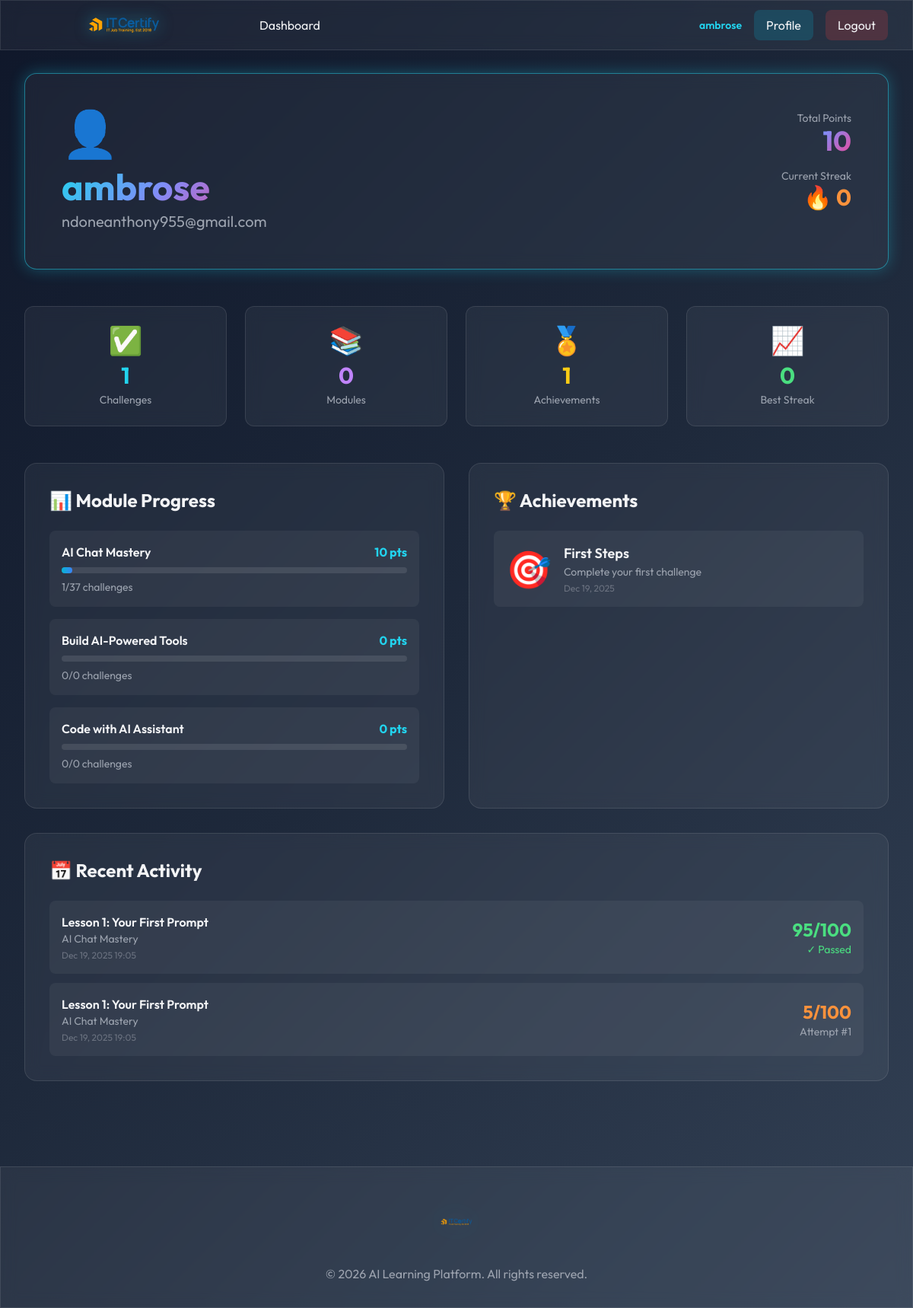
Screenshot of /profile/ (signed in) with the database file from the repository.
### learning/models.py (models this page shows, shortened)
class Leaderboard(models.Model):
    user = models.OneToOneField(User, on_delete=models.CASCADE, related_name='leaderboard')
    total_points = models.IntegerField(default=0)
    challenges_completed = models.IntegerField(default=0)
    modules_completed = models.IntegerField(default=0)
    current_streak = models.IntegerField(default=0)
    longest_streak = models.IntegerField(default=0)
    last_activity_date = models.DateField(default=timezone.now)
    class Meta:
        ordering = ['-total_points', '-challenges_completed']

class UserProgress(models.Model):
    user = models.ForeignKey(User, on_delete=models.CASCADE, related_name='progress')
    module = models.ForeignKey(Module, on_delete=models.CASCADE)
    challenges_completed = models.IntegerField(default=0)
    total_points = models.IntegerField(default=0)
    started_at = models.DateTimeField(auto_now_add=True)
    last_activity = models.DateTimeField(auto_now=True)
    completed = models.BooleanField(default=False)
    class Meta:
        unique_together = ['user', 'module']

class Module(models.Model):
    MODULE_TYPES = [
        ('chat', 'AI Chat Mastery'),
        ('builder', 'Build AI-Powered Tools'),
        ('coding', 'Code with AI Assistant'),
        ('data', 'AI + Data Magic'),
    ]
    title = models.CharField(max_length=200)
    description = models.TextField()
    module_type = models.CharField(max_length=20, choices=MODULE_TYPES)
    order = models.IntegerField(default=0)
    duration_hours = models.IntegerField(default=15)
    icon = models.CharField(max_length=50, default='🎯')
    is_active = models.BooleanField(default=True)
    prerequisite = models.ForeignKey('self', on_delete=models.SET_NULL, null=True, blank=True, related_name='unlocks')
    created_at = models.DateTimeField(auto_now_add=True)
    class Meta:
        ordering = ['order']

class UserAchievement(models.Model):
    user = models.ForeignKey(User, on_delete=models.CASCADE, related_name='achievements')
    achievement = models.ForeignKey(Achievement, on_delete=models.CASCADE)
    earned_at = models.DateTimeField(auto_now_add=True)
    class Meta:
        unique_together = ['user', 'achievement']

class Achievement(models.Model):
    ACHIEVEMENT_TYPES = [
        ('first_challenge', 'First Challenge'),
        ('module_complete', 'Module Complete'),
        ('speed_demon', 'Speed Demon'),
        ('perfectionist', 'Perfectionist'),
        ('explorer', 'Explorer'),
        ('master', 'Master'),
    ]
    name = models.CharField(max_length=100)
    description = models.TextField()
    achievement_type = models.CharField(max_length=50, choices=ACHIEVEMENT_TYPES)
    icon = models.CharField(max_length=50, default='🏆')
    points_required = models.IntegerField(default=0)

class ChallengeAttempt(models.Model):
    user = models.ForeignKey(User, on_delete=models.CASCADE, related_name='attempts')
    challenge = models.ForeignKey(Challenge, on_delete=models.CASCADE, related_name='attempts')
    user_prompt = models.TextField()
    ai_response = models.TextField()
    score = models.IntegerField(default=0)
    feedback = models.TextField(blank=True)
    passed = models.BooleanField(default=False)
    attempt_number = models.IntegerField(default=1)
    time_spent_seconds = models.IntegerField(default=0)
    created_at = models.DateTimeField(auto_now_add=True)
    class Meta:
        ordering = ['-created_at']

class Challenge(models.Model):
    DIFFICULTY_LEVELS = [
        ('beginner', 'Beginner'),
        ('intermediate', 'Intermediate'),
        ('advanced', 'Advanced'),
    ]
    module = models.ForeignKey(Module, on_delete=models.CASCADE, related_name='challenges')
    title = models.CharField(max_length=200)
    description = models.TextField()
    difficulty = models.CharField(max_length=20, choices=DIFFICULTY_LEVELS, default='beginner')
    order = models.IntegerField(default=0)
    points = models.IntegerField(default=10)
    prerequisite_challenge = models.ForeignKey('self', on_delete=models.SET_NULL, null=True, blank=True, related_name='unlocks')
    instructions = models.TextField()
    example_prompt = models.TextField(blank=True)
    expected_output = models.TextField(blank=True)
    evaluation_criteria = models.JSONField(default=dict)
    is_active = models.BooleanField(default=True)
    created_at = models.DateTimeField(auto_now_add=True)
    class Meta:
        ordering = ['module', 'order']

### learning/views.py (the view)
# urls.py: path('profile/', views.profile, name='profile'),
@login_required
def profile(request):
    leaderboard = Leaderboard.objects.get(user=request.user)
    achievements = UserAchievement.objects.filter(user=request.user).order_by('-earned_at')
    module_progress = UserProgress.objects.filter(user=request.user)
    recent_attempts = ChallengeAttempt.objects.filter(
        user=request.user
    ).order_by('-created_at')[:10]
    context = {
        'leaderboard': leaderboard,
        'achievements': achievements,
        'module_progress': module_progress,
        'recent_attempts': recent_attempts,
    }
    return render(request, 'profile.html', context)

### templates/profile.html (shortened to what this page needs)
{% extends 'base.html' %}
{% block content %}
<div class="max-w-7xl mx-auto px-4 sm:px-6 lg:px-8">
    <div class="mb-12">
        <div class="glass-effect rounded-2xl p-12 neon-border">
            <div class="flex items-start justify-between">
                <div>
                    <div class="text-6xl mb-4">👤</div>
                    <h1 class="text-5xl font-bold mb-2 gradient-text">{{ user.username }}</h1>
                    <p class="text-xl text-gray-400">{{ user.email }}</p>
                </div>
                <div class="text-right space-y-4">
                    <div>
                        <div class="text-sm text-gray-400">Total Points</div>
                        <div class="text-4xl font-bold gradient-text">{{ leaderboard.total_points }}</div>
                    </div>
                    <div>
                        <div class="text-sm text-gray-400">Current Streak</div>
                        <div class="text-3xl font-bold text-orange-400">🔥 {{ leaderboard.current_streak }}</div>
                    </div>
                </div>
            </div>
        </div>
    </div>
    <div class="grid md:grid-cols-4 gap-6 mb-12">
        <div class="glass-effect rounded-xl p-6 text-center hover-lift">
            <div class="text-4xl mb-2">✅</div>
            <div class="text-3xl font-bold text-cyan-400 mb-1">{{ leaderboard.challenges_completed }}</div>
            <div class="text-sm text-gray-400">Challenges</div>
        </div>
        <div class="glass-effect rounded-xl p-6 text-center hover-lift">
            <div class="text-4xl mb-2">📚</div>
            <div class="text-3xl font-bold text-purple-400 mb-1">{{ leaderboard.modules_completed }}</div>
            <div class="text-sm text-gray-400">Modules</div>
        </div>
        <div class="glass-effect rounded-xl p-6 text-center hover-lift">
            <div class="text-4xl mb-2">🏅</div>
            <div class="text-3xl font-bold text-yellow-400 mb-1">{{ achievements.count }}</div>
            <div class="text-sm text-gray-400">Achievements</div>
        </div>
        <div class="glass-effect rounded-xl p-6 text-center hover-lift">
            <div class="text-4xl mb-2">📈</div>
            <div class="text-3xl font-bold text-green-400 mb-1">{{ leaderboard.longest_streak }}</div>
            <div class="text-sm text-gray-400">Best Streak</div>
        </div>
    </div>
    <div class="grid md:grid-cols-2 gap-8">
        <div class="glass-effect rounded-2xl p-8">
            <h2 class="text-2xl font-bold mb-6">📊 Module Progress</h2>
            {% if module_progress %}
                <div class="space-y-4">
                    {% for progress in module_progress %}
                    <div class="p-4 bg-white/5 rounded-lg">
                        <div class="flex items-center justify-between mb-2">
                            <div class="font-semibold">{{ progress.module.title }}</div>
                            <div class="text-cyan-400 font-bold">{{ progress.total_points }} pts</div>
                        </div>
                        <div class="w-full bg-white/10 rounded-full h-2 mb-2">
                            {% widthratio progress.challenges_completed progress.module.challenges.count 100 as prog %}
                            <div class="bg-gradient-to-r from-cyan-500 to-blue-500 h-2 rounded-full" style="width: {{ prog }}%"></div>
                        </div>
                        <div class="text-sm text-gray-400">
                            {{ progress.challenges_completed }}/{{ progress.module.challenges.count }} challenges
                        </div>
                    </div>
                    {% endfor %}
                </div>
            {% else %}
                <p class="text-center text-gray-400 py-8">Start a module to see your progress</p>
            {% endif %}
        </div>
        <div class="glass-effect rounded-2xl p-8">
            <h2 class="text-2xl font-bold mb-6">🏆 Achievements</h2>
            {% if achievements %}
                <div class="space-y-4">
                    {% for ua in achievements %}
                    <div class="flex items-center space-x-4 p-4 bg-white/5 rounded-lg hover:bg-white/10 transition">
                        <span class="text-5xl">{{ ua.achievement.icon }}</span>
                        <div class="flex-1">
                            <div class="font-semibold text-lg">{{ ua.achievement.name }}</div>
                            <div class="text-sm text-gray-400">{{ ua.achievement.description }}</div>
                            <div class="text-xs text-gray-500 mt-1">{{ ua.earned_at|date:"M d, Y" }}</div>
                        </div>
                    </div>
                    {% endfor %}
                </div>
            {% else %}
                <p class="text-center text-gray-400 py-8">Complete challenges to earn achievements!</p>
            {% endif %}
        </div>
    </div>
    <div class="mt-8 glass-effect rounded-2xl p-8">
        <h2 class="text-2xl font-bold mb-6">📅 Recent Activity</h2>
        {% if recent_attempts %}
            <div class="space-y-3">
                {% for attempt in recent_attempts %}
                <div class="flex items-center justify-between p-4 bg-white/5 rounded-lg hover:bg-white/10 transition">
                    <div>
                        <div class="font-semibold">{{ attempt.challenge.title }}</div>
                        <div class="text-sm text-gray-400">{{ attempt.challenge.module.title }}</div>
                        <div class="text-xs text-gray-500 mt-1">{{ attempt.created_at|date:"M d, Y H:i" }}</div>
                    </div>
                    <div class="text-right">
                        <div class="text-2xl font-bold {% if attempt.passed %}text-green-400{% else %}text-orange-400{% endif %}">
                            {{ attempt.score }}/100
                        </div>
                        {% if attempt.passed %}
                        <div class="text-sm text-green-400">✓ Passed</div>
                        {% else %}
                        <div class="text-sm text-gray-400">Attempt #{{ attempt.attempt_number }}</div>
                        {% endif %}
                    </div>
                </div>
                {% endfor %}
            </div>
        {% else %}
            <p class="text-center text-gray-400 py-8">No activity yet. Start a challenge!</p>
        {% endif %}
    </div>
</div>
{% endblock %}

### templates/base.html (shortened to what this page needs)
<!DOCTYPE html>
{% load static %}
<html lang="en">
<head>
    <script src="https://cdn.tailwindcss.com"></script>
</head>
<body class="text-gray-100">
    {% if user.is_authenticated %}
    <nav class="glass-effect fixed w-full top-0 z-50">
        <div class="max-w-7xl mx-auto px-4 sm:px-6 lg:px-8">
            <div class="flex justify-between items-center h-16">
                <div class="flex items-center space-x-8">
                    <a href="{% url 'dashboard' %}" class="flex items-center">
                        <img src="{% static 'images/Logo-3.svg' %}" alt="AI Learning Platform Logo" class="logo-img">
                    </a>
                    <div class="hidden md:flex space-x-4">
                        <a href="{% url 'dashboard' %}" class="px-4 py-2 rounded-lg hover:bg-white/10 transition">
                            Dashboard
                        </a>
                    </div>
                </div>
                <div class="flex items-center space-x-4">
                    <div class="text-sm">
                        <span class="text-cyan-400 font-semibold">{{ user.username }}</span>
                    </div>
                    <a href="{% url 'profile' %}" class="px-4 py-2 rounded-lg bg-cyan-500/20 hover:bg-cyan-500/30 transition">
                        Profile
                    </a>
                    <a href="{% url 'logout' %}" class="px-4 py-2 rounded-lg bg-red-500/20 hover:bg-red-500/30 transition">
                        Logout
                    </a>
                </div>
            </div>
        </div>
    </nav>
    <div class="pt-16">
        {% endif %}
        <main class="{% if user.is_authenticated %}py-8{% else %}py-0{% endif %}">
            {% block content %}{% endblock %}
        </main>
        {% if user.is_authenticated %}
    </div>
    {% endif %}
    <footer class="glass-effect mt-20 py-8">
        <div class="max-w-7xl mx-auto px-4 sm:px-6 lg:px-8">
            <div class="flex flex-col items-center space-y-4">
                <img src="{% static 'images/Logo-3.svg' %}" alt="AI Learning Platform Logo" class="footer-logo">
                <p class="text-gray-400 text-center">
                    &copy; <span id="currentYear"></span> AI Learning Platform. All rights reserved.
                </p>
            </div>
        </div>
    </footer>
</body>
</html>

### templates/base.html (style rules this page uses)
* { font-family: 'Outfit', sans-serif; }
body { background: linear-gradient(135deg, #0F172A 0%, #1E293B 50%, #334155 100%); min-height: 100vh; }
.glass-effect { background: rgba(255, 255, 255, 0.05); backdrop-filter: blur(10px); border: 1px solid rgba(255, 255, 255, 0.1); }
.neon-border { box-shadow: 0 0 20px rgba(34, 211, 238, 0.3); border: 1px solid rgba(34, 211, 238, 0.5); }
.gradient-text { background: linear-gradient(135deg, #22D3EE, #818CF8, #EC4899); -webkit-background-clip: text; -webkit-text-fill-color: transparent; background-clip: text; }
.hover-lift { transition: transform 0.3s ease, box-shadow 0.3s ease; }
.logo-img { height: 180px; width: auto; filter: drop-shadow(0 0 10px rgba(34, 211, 238, 0.5)); transition: transform 0.3s ease; }
.footer-logo { height: 80px; width: auto; filter: drop-shadow(0 0 15px rgba(34, 211, 238, 0.3)); opacity: 0.8; }

### rows the page displays
Leaderboard: total_points "10", current_streak "0", challenges_completed "1", modules_completed "0", longest_streak "0"
UserProgress: module "AI Chat Mastery", total_points "10", {{ prog }} 3 (drawn), challenges_completed "1", module.challenges.count "37"
UserProgress: module "Build AI-Powered Tools", total_points "0", challenges_completed "0", module.challenges.count "0"
UserProgress: module "Code with AI Assistant", total_points "0", challenges_completed "0", module.challenges.count "0"
UserAchievement: achievement.icon "🎯", achievement.name "First Steps", achievement.description "Complete your first challenge", earned_at "Dec 19, 2025"
ChallengeAttempt: challenge "Lesson 1: Your First Prompt", challenge.module "AI Chat Mastery", created_at "Dec 19, 2025 19:05", score "95", passed "✓ Passed"
ChallengeAttempt: challenge "Lesson 1: Your First Prompt", challenge.module "AI Chat Mastery", created_at "Dec 19, 2025 19:05", score "5", attempt_number "1"

### other values shown
{{ user.username }} "ambrose"
{{ user.email }} "ndoneanthony955@gmail.com"
{{ achievements.count }} "1"
